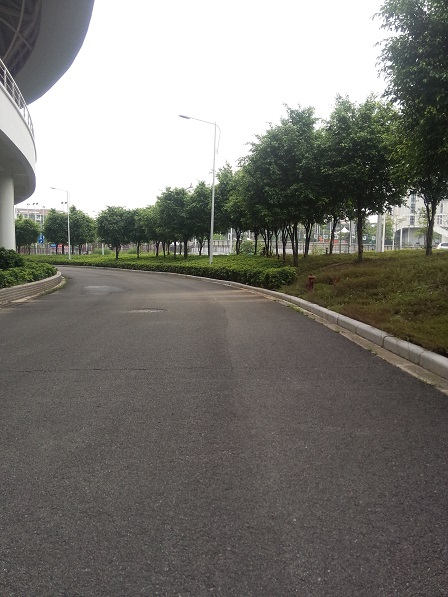
//> input picture Extract_Line/Extract_Line/curve3.jpg, 448 x 597 px
$ ./extract   (built with g++ and OpenCV 4)
//> lines starting //> are read from the running program, lines starting //| are printed output that depends on the picture; after the words box and inside, x2 and y2 are one past the last pixel; in counts of white or black regions, pixels touching at a corner belong together
#include <stdio.h>
#include <math.h>
#include <cmath>
#include "cv.h"
#include "cxcore.h"
#include "highgui.h"
#include <iostream>
#include <fstream>
#include "ClusterAnalysis.h"


using namespace std;
#define BOUND 260
#define D 2
#define MAXSIZE 10000

// [49 lines left out: functions LSM, Filter, not called in this run]

int main( int argc, char** argv )
{
	//int clusterId=0;
	//声明IplImage指针
	IplImage* img = NULL;
	//IplImage* cannyImg = NULL;
	char *filename;
	filename="curve3.jpg";
	//filename="straight_line3.jpg";
	img=cvLoadImage(filename,-1);
//> img is the input picture: 597 rows x 448 cols, CV_8UC3; mean B, G, R 115.5, 120.9, 122.5
	int width=img->width;
//> width = 448
	int height=img->height;
//> height = 597
	CvScalar t2;
	CvScalar Cluster;      //聚类着色
	/*double *X=new double[height*width];
	double *Y=new double[height*width];*/
	//double *A=new double[3];
	IplImage *imggray=cvCreateImage(cvGetSize(img),IPL_DEPTH_8U,1);;
	cvCvtColor(img,imggray,CV_BGR2GRAY);
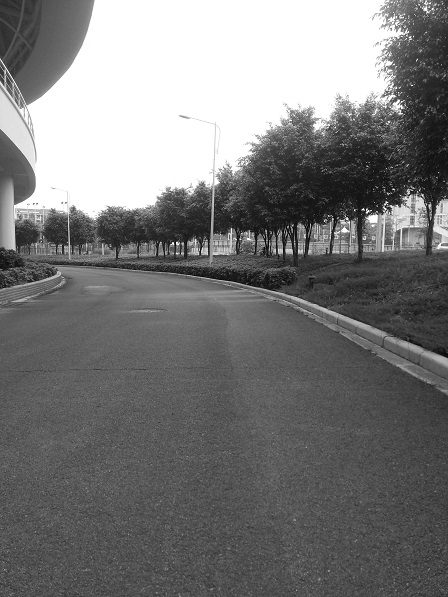
//> imggray: 597 rows x 448 cols, CV_8UC1; min 1, max 255, mean 120.7
	//载入图像，强制转化为Gray
	if((imggray = cvLoadImage(filename, 0)) != 0 )
	{
		//为canny边缘图像申请空间
		IplImage* cannyImg = cvCreateImage(cvGetSize(imggray),IPL_DEPTH_8U,1);
		IplImage* color_img =cvCreateImage(cvGetSize(imggray),IPL_DEPTH_8U,3);
		CvMemStorage *storage =cvCreateMemStorage();
		CvSeq *lines=0;
		//canny边缘检测
		cvCanny(imggray, cannyImg, 350, 400, 3);
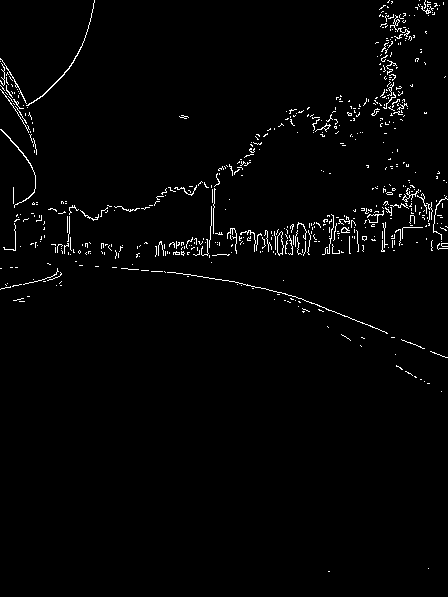
//> cannyImg: 597 rows x 448 cols, CV_8UC1; 1.9% white in thin lines or dots
		//去掉天空等非感兴趣区域
		for(int y=0;y<BOUND;y++)
		{
			uchar *ptr=(uchar*)cannyImg->imageData+y*cannyImg->widthStep;
			for(int x=0;x<cannyImg->width;x++)
			{
				ptr[x]=0;
			}
		}
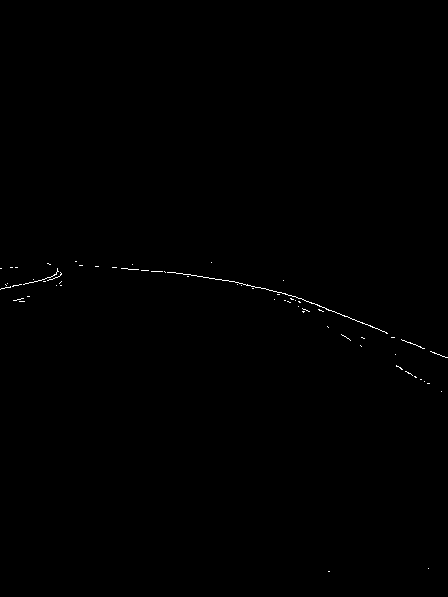
//> cannyImg: 597 rows x 448 cols, CV_8UC1; 0.21% white in thin lines or dots, all inside (x1, y1, x2, y2) = (0, 261, 448, 572)

		int i=0;
//> (the run ends here: the program needs code that is not available in this run, at `InData indata[MAXSIZE];`)

$ run again, with Extract_Line/Extract_Line/curve2.jpg copied over Extract_Line/Extract_Line/curve3.jpg
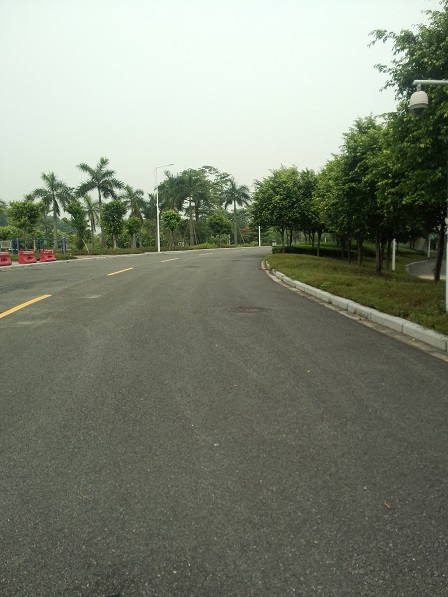
//> input picture Extract_Line/Extract_Line/curve2.jpg, 448 x 597 px
//> img is the input picture: 597 rows x 448 cols, CV_8UC3; mean B, G, R 116.7, 132.4, 126.2
//> `cvCanny(imggray, cannyImg, 350, 400, 3);`:
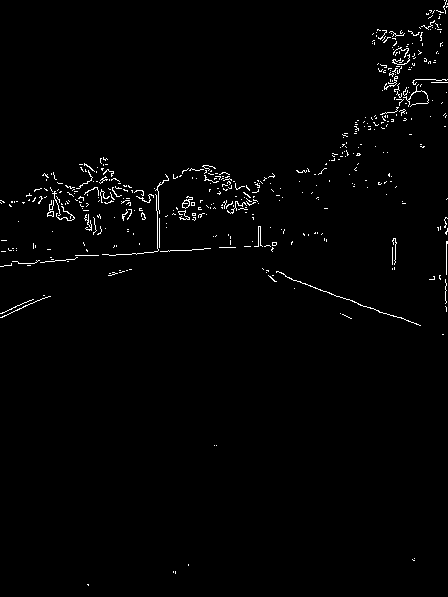
//> cannyImg: 597 rows x 448 cols, CV_8UC1; 1.4% white in thin lines or dots
//> after the loop `for(int y=0;y<BOUND;y++)`:
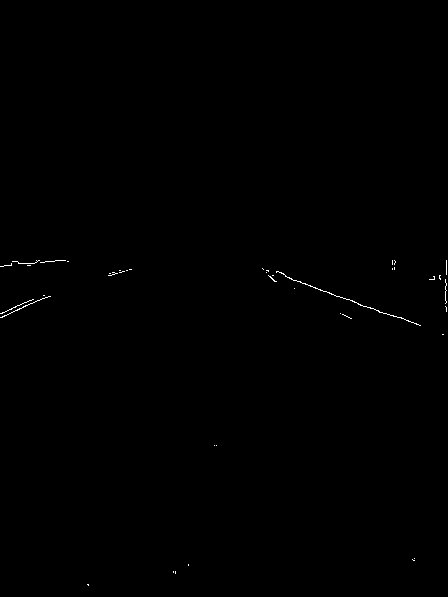
//> cannyImg: 597 rows x 448 cols, CV_8UC1; 0.19% white in thin lines or dots, all inside (x1, y1, x2, y2) = (0, 260, 447, 586)

$ run again, with Extract_Line/Extract_Line/double_yellow.jpg copied over Extract_Line/Extract_Line/curve3.jpg
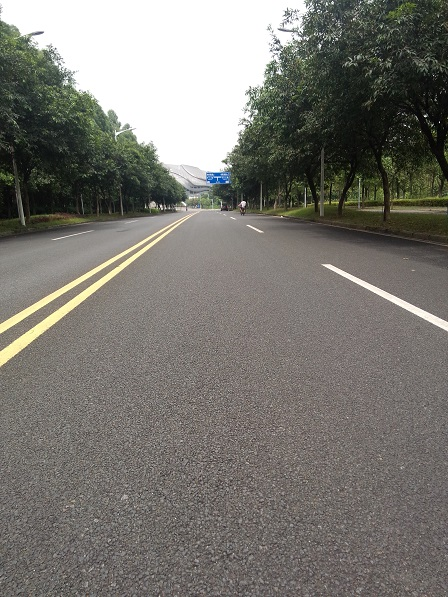
//> input picture Extract_Line/Extract_Line/double_yellow.jpg, 448 x 597 px
//> img is the input picture: 597 rows x 448 cols, CV_8UC3; mean B, G, R 112.6, 118.6, 120.7
//> `cvCanny(imggray, cannyImg, 350, 400, 3);`:
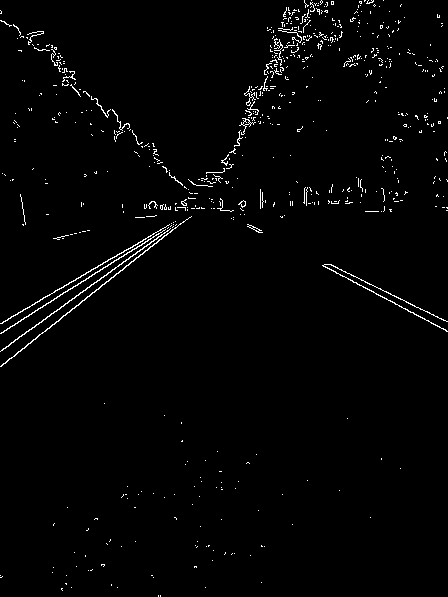
//> cannyImg: 597 rows x 448 cols, CV_8UC1; 1.7% white in thin lines or dots
//> after the loop `for(int y=0;y<BOUND;y++)`:
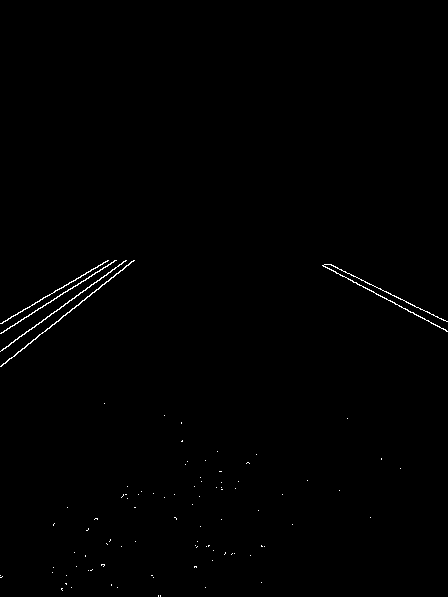
//> cannyImg: 597 rows x 448 cols, CV_8UC1; 0.49% white in thin lines or dots, all inside (x1, y1, x2, y2) = (0, 260, 448, 597)
